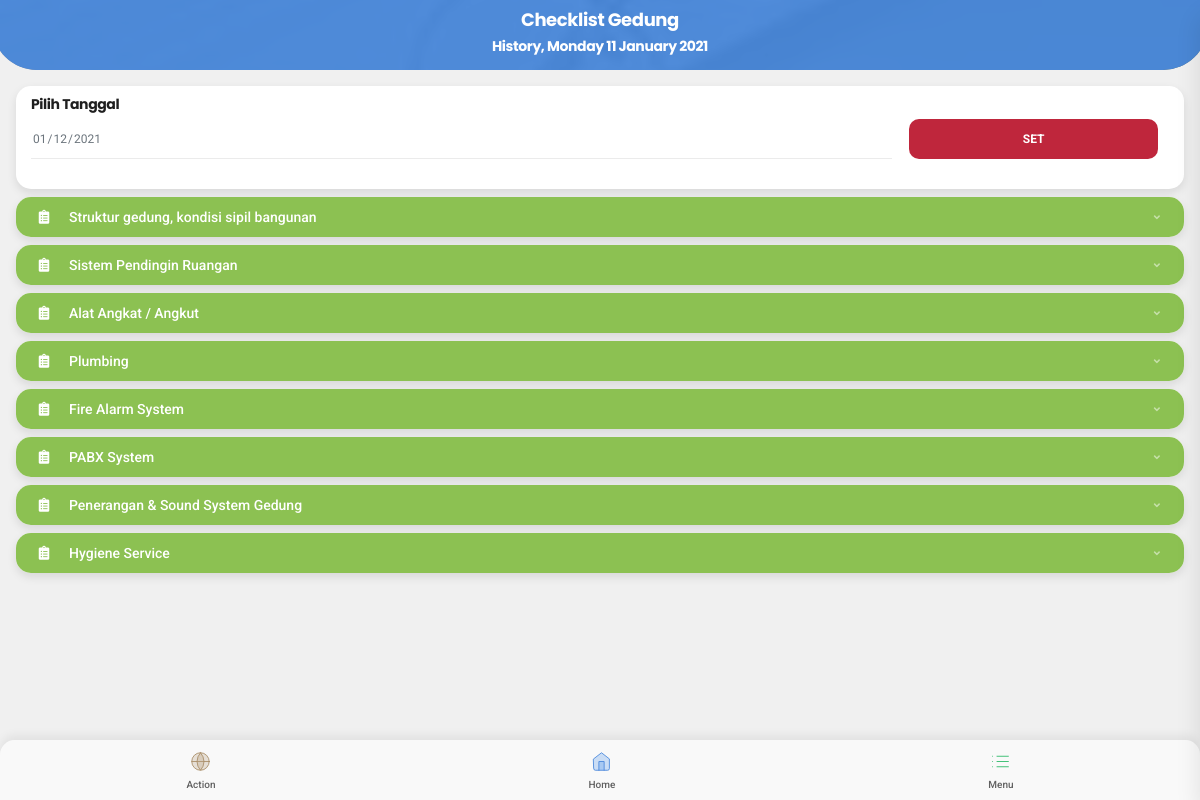
The app's page /menondc/history (signed in), older data.
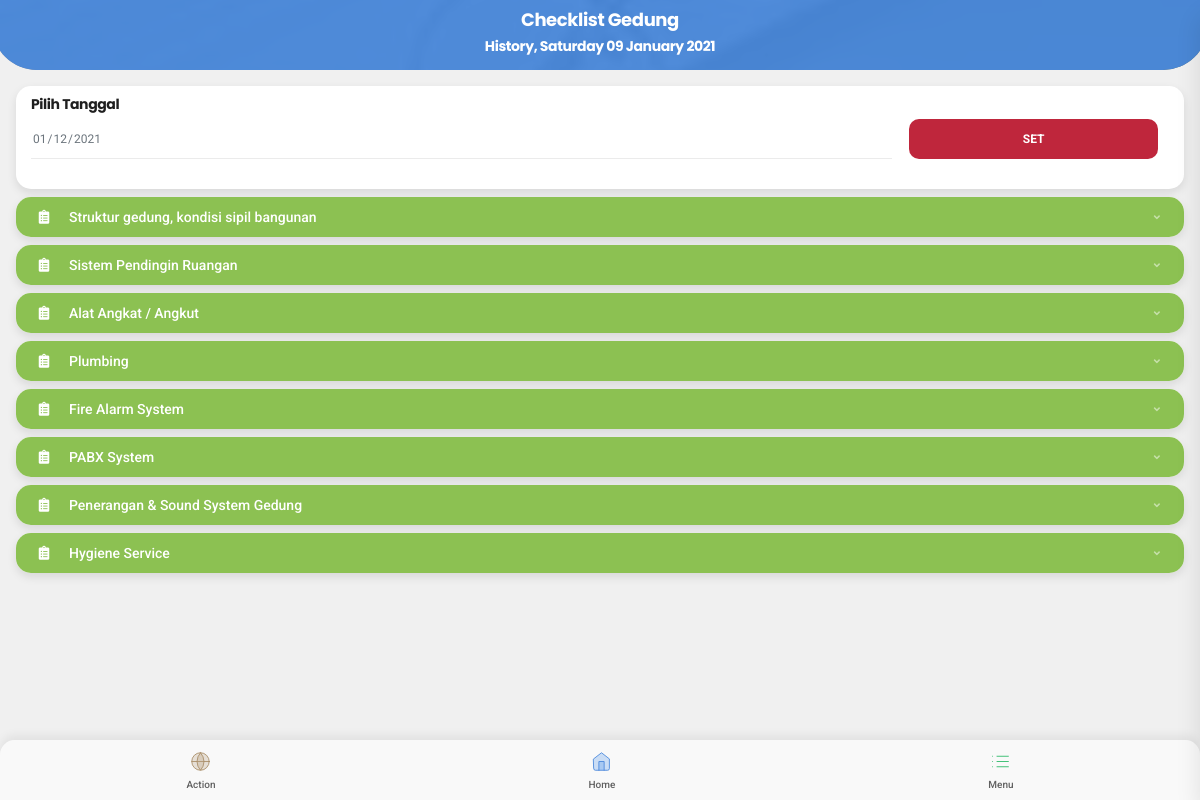
The same page, newer data.
### menondc/models.py (models this page shows, shortened)
class mendc_latest_history(models.Model):
    history = models.DateField(
        name="history", auto_now=False, auto_now_add=False, verbose_name="History")
    class Meta:
        db_table = ''
        managed = True
        verbose_name = 'history'
        verbose_name_plural = 'histories'

### menondc/views.py (the view)
# urls.py: path('history', mendc_history, name='mendc_history'),
@login_required(login_url='user_login')
def mendc_history(request):
    obj = mendc_latest_history.objects.get(id=1)
    if request.method == 'POST':
        tgl = request.POST.get('date')
        if tgl:
            obj.history = datetime.strptime(tgl, '%Y-%m-%d').date()
            obj.save()
    areas = mendc_area.objects.all()
    subareas = mendc_subarea.objects.all()
    dailies = mendc_daily.objects.filter(hariIni=obj.history)
    dailies_queryset = dailies.count()
    days = None
    if request.user.groups.all().first().name == 'maker':
        days = mendc_day.objects.filter(Q(hariIni=date.today()) & Q(mendcMaker__isnull=True) & Q(
            mendcChecker__isnull=True) & Q(mendcSigner__isnull=True))
    if request.user.groups.all().first().name == 'checker':
        days = mendc_day.objects.filter(Q(hariIni=date.today()) & Q(mendcMaker__isnull=False) & Q(
            mendcChecker__isnull=True) & Q(mendcSigner__isnull=True))
    if request.user.groups.all().first().name == 'signer':
        days = mendc_day.objects.filter(Q(hariIni=date.today()) & Q(mendcMaker__isnull=False) & Q(
            mendcChecker__isnull=False) & Q(mendcSigner__isnull=True))
    context = {
        'areas': areas,
        'subareas': subareas,
        'harians': dailies,
        'tanggal': obj.history,
        'dailies_queryset': dailies_queryset,
        'title': 'Monitoring Gedung',
        'days':days
    }
    return render(request, 'menondc/mendc_history.html', context)

### templates/menondc/mendc_history.html (shortened to what this page needs)
<!DOCTYPE HTML>
<html lang="en">
{% load static %}
<head>
    <link rel="stylesheet" type="text/css" href=" {% static 'styles/bootstrap.css' %}" />
    <link rel="stylesheet" type="text/css" href="{% static 'styles/style.css' %}" />
    <link rel="stylesheet" type="text/css" href=" {% static 'fonts/css/fontawesome-all.min.css' %}" />
</head>
<body class="theme-light" data-highlight="blue2">
    <div id="page">
        <div id="footer-bar" class="footer-bar-5">
            <a data-menu="mendc-progress"><i data-feather="globe" data-feather-line="1" data-feather-size="21"
                    data-feather-color="brown1-dark" data-feather-bg="brown1-fade-light"></i><span>Action</span></a>
            {% include 'menu.html' %}
        </div>
        <div class="page-content" style="min-height:60vh!important">
            <div class="page-title page-title-small text-center mt-2">
                <h4 class="text-white">Checklist Gedung</h4>
                <h6 class="text-white">History, {{tanggal | date:"l d F Y"}}</h6>
            </div>
            <div class="card header-card shape-rounded" data-card-height="70">
                <div class="card-overlay bg-highlight opacity-95"></div>
                <div class="card-overlay dark-mode-tint"></div>
                <div class="card-bg preload-img" data-src="{% static 'images/pictures/20s.jpg' %}"></div>
            </div>
            <form method="POST">
                <div class="card card-style my-2">
                    <div class="content my-0">
                        <h6 class="mt-2">Pilih Tanggal</h6>
                        <div class="input-style input-style-1 row mb-0 px-0 py-0">
                            <div class="col-9 pr-0">
                                <input type="date" name="date" id="date" class="date" autocomplete="off"
                                    value="{{tanggal}}" placeholder="Select Date">
                            </div>
                            <div class="col-3 pl-0 text-center">
                                <button type="submit" style="width: 90%;"
                                    class="btn btn-full btn-margins rounded-sm btn-sm bg-red1-dark text-center font-700 text-uppercase">SET</button>
                            </div>
                        </div>
                    </div>
                </div>
            </form>
            {% for area in areas %}
            <div class="card card-style mb-2">
                <div class="list-group list-custom-small list-icon-0 bg-green1-dark pl-3 pr-4"
                    style="height: 40px; line-height: 40px;">
                    <a data-toggle="collapse" href="#collapse-{{area.pk}}">
                        <i class="fas fa-clipboard-list font-14" style="line-height: 20px;"></i>
                        <span class="font-14 color-white">{{area.namaArea}}</span>
                        <i class="fa fa-angle-down" style="line-height: 40px;"></i>
                    </a>
                </div>
            </div>
            {% endfor %}
        </div>
    </div>
</body>

Row changes from the older to the newer data that the page shows:
changed mendc_latest_history: history "Monday 11 January 2021" → "Saturday 09 January 2021"
